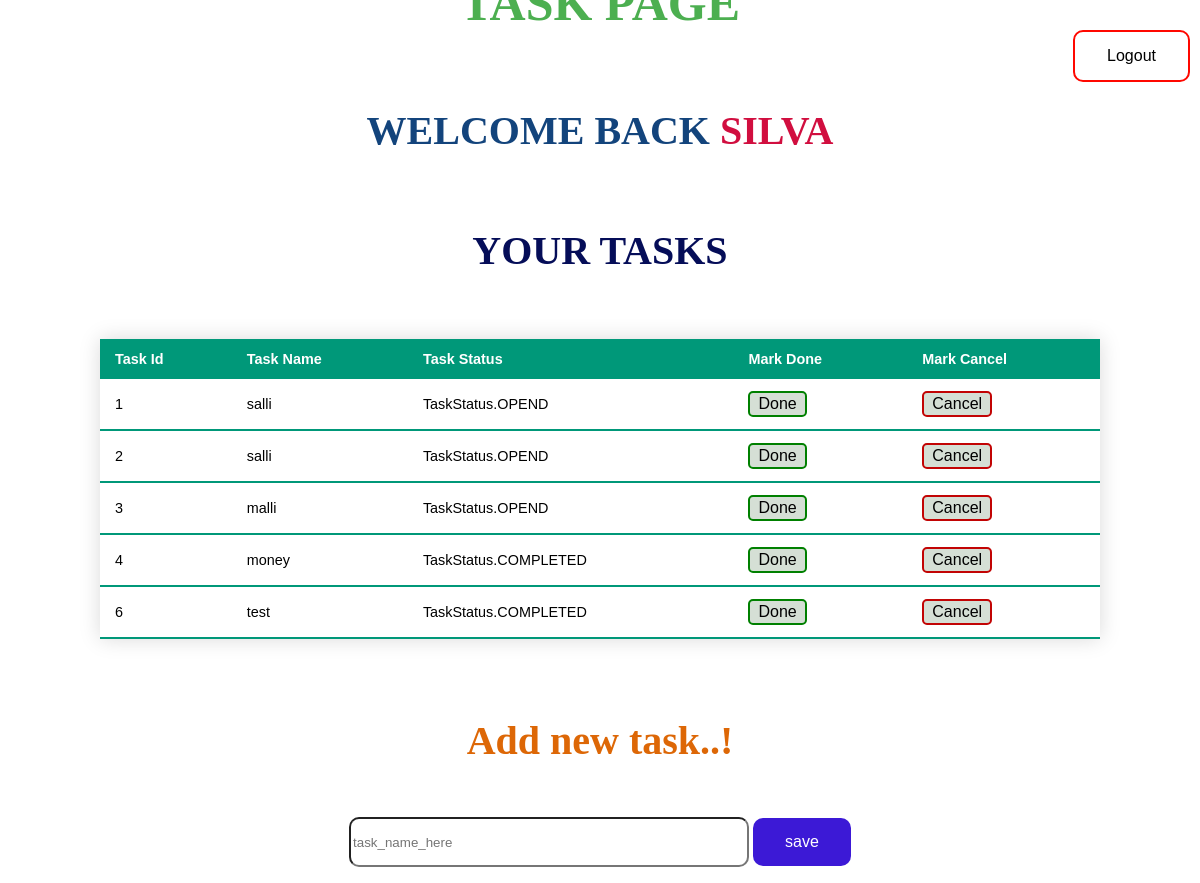
The page /task (signed in) on the database as committed earlier.
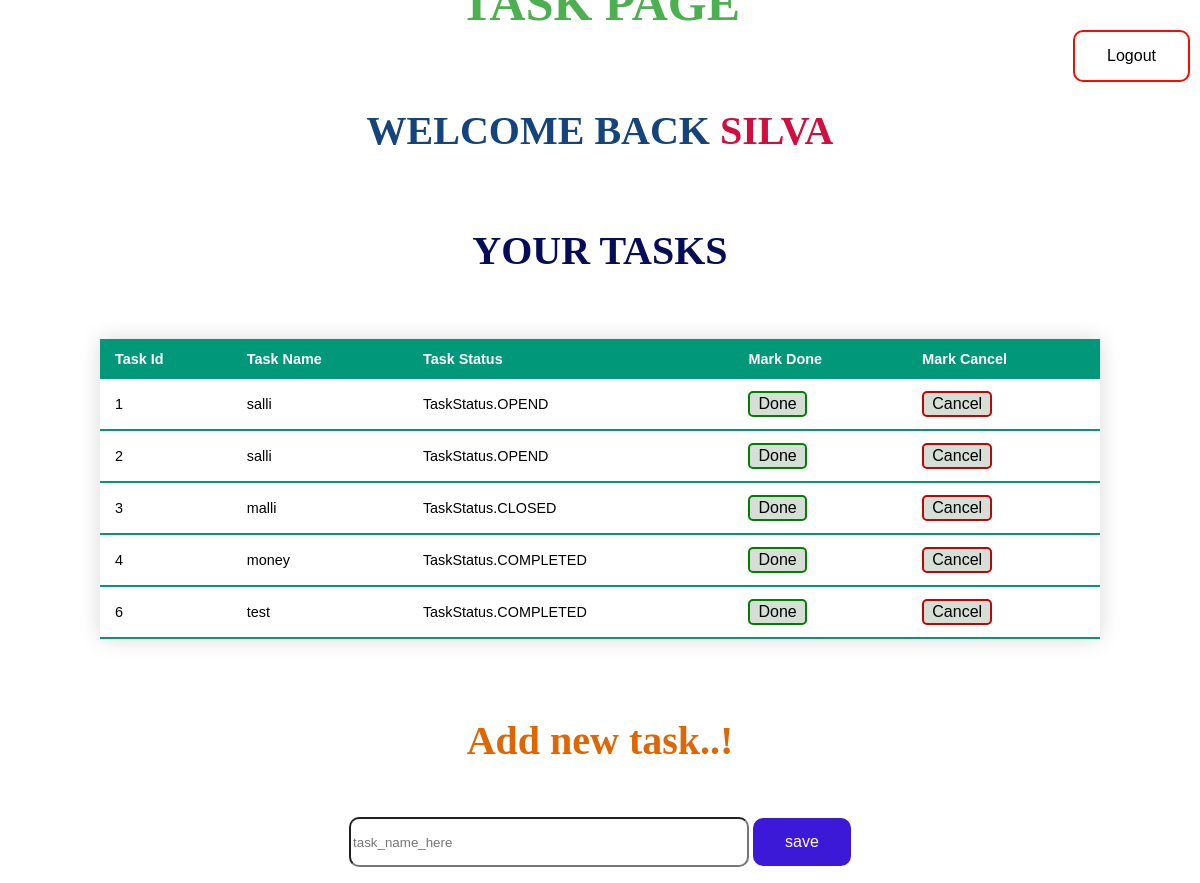
The same page on the database as committed later.
### main.py (models this page shows)
class User(db.Model):
    id = db.Column(db.Integer,primary_key=True)
    username = db.Column(db.String(100), unique=True, nullable=False)
    task = db.relationship("Task",backref="user",lazy=True)

class Task(db.Model):
    id = db.Column(db.Integer,primary_key=True)
    task = db.Column(db.String(250), nullable=False)
    status = db.Column(db.Enum(TaskStatus), default=TaskStatus.OPEND)
    user_id = db.Column(db.Integer,db.ForeignKey("user.id"),nullable=True)

### main.py (the view, shortened to what this page needs)
@app.route('/task',methods=["POST","GET"])
def task():
    if request.method == "GET":
        logged_user = session["user_id"]
        logged_user_name = User.query.filter_by(id=logged_user).first()
        task_list = Task.query.filter_by(user_id=logged_user).all()
        return render_template("task.html",username=logged_user_name.username,tasks=task_list)

### templates/task.html (shortened to what this page needs)
<aside>
    <a href="http://127.0.0.1:5000/login">
        <button class="btnLogout" type="button">Logout</button>
    </a>
</aside>
<section>
    <div>
        <h1>Task Page</h1>
        <h2>welcome back <span>{{username}}</span></h2>
        <h3> your tasks</h3>
    </div>
    <div>
        <table class="styled-table">
            <thead>
                <tr>
                    <th>Task Id</th>
                    <th>Task Name</th>
                    <th>Task Status</th>
                    <th>Mark Done</th>
                    <th>Mark Cancel</th>
                </tr>
            </thead>
            <tbody>
                {% for task in tasks %}
                <tr>
                    <td>{{task.id}}</td>
                    <td>{{task.task}}</td>
                    <td>{{task.status}}</td>
                    <td> <button class="btnDone" type="button">Done</button></td>
                    <td> <button class="btnCancel">Cancel</button></td>
                </tr>
            </tbody>
            {% endfor %}
        </table>
    </div>
    <div>
        <h4> Add new task..!</h4>
        <form action="" method="post">
            <input class="text" type="text" placeholder="task_name_here" name="taskname" value="{{
          request.form.taskname }}">
            <input class='button' type="submit" value="save">
        </form>
    </div>
</section>

### templates/task.html (style rules this page uses)
section { height: 100vh; display: flex; justify-content: center; flex-direction: column; }
h1 { text-align: center; text-transform: uppercase; color: #4CAF50; font-size: 50; }
h2 { text-align: center; text-transform: uppercase; color: #13447c; font-size: 40; }
h3 { text-align: center; text-transform: uppercase; color: #050d58; font-size: 40; }
h4 { text-align: center; color: #dd6706; font-size: 40; }
span { color: #d10e3f; }
div { display: flex; justify-content: center; align-items: center; flex-direction: column; }
.styled-table { border-collapse: collapse; margin: 25px 0; font-size: 0.9em; font-family: sans-serif; min-width: 1000px; box-shadow: 0 0 20px rgba(0, 0, 0, 0.15); }
.styled-table thead tr { background-color: #009879; color: #ffffff; text-align: left; }
.styled-table th, .styled-table td { padding: 12px 15px; }
.styled-table tbody tr { border-bottom: 1px solid #dddddd; }
.styled-table tbody tr:last-of-type { border-bottom: 2px solid #009879; }
.text { height: 50; width: 400; border-radius: 10px; }
.button { background-color: #3c19d6; border: none; color: white; padding: 15px 32px; text-align: center; text-decoration: none; display: inline-block; font-size: 16px; cursor: pointer; border-radius: 10px; }
aside { position: absolute; right: 10px; top: 30px; }
.btnLogout { background-color: transparent; border: 2px solid #ff0800; color: black; padding: 15px 32px; text-align: center; text-decoration: none; display: inline-block; font-size: 16px; cursor: pointer; border-radius: 10px; }
.btnDone { background-color: #d5dfd5; border: 2px solid green; color: black; padding: 2px 8px; text-align: center; text-decoration: none; display: inline-block; font-size: 16px; cursor: pointer; border-radius: 5px; }
.btnCancel { background-color: #d5dfd5; border: 2px solid rgb(194, 4, 4); color: black; padding: 2px 8px; text-align: center; text-decoration: none; display: inline-block; font-size: 16px; cursor: pointer; border-radius: 5px; }

Rows that differ between the two databases and show on the page:
changed Task "malli": status "TaskStatus.OPEND" → "TaskStatus.CLOSED"
